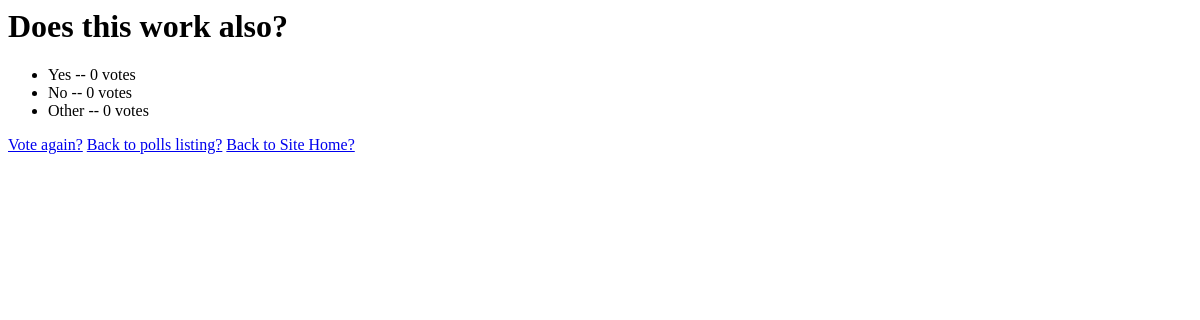
Before: /polls/5/results/ with the older database file.
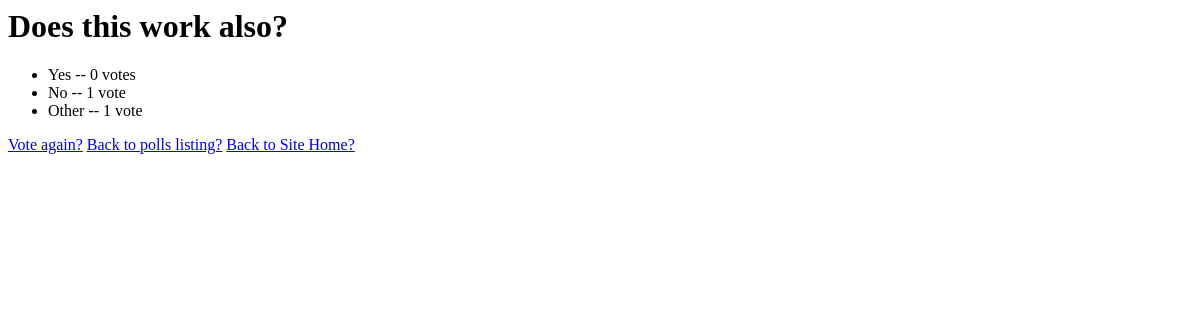
After: the same page with the newer database file.
### polls/models.py (models this page shows, shortened)
class Question(models.Model):
    question_text = models.CharField(max_length=200)
    pub_date = models.DateTimeField('date published')

class Choice(models.Model):
    question = models.ForeignKey(Question, on_delete=models.CASCADE)
    choice_text = models.CharField(max_length=200)
    votes = models.IntegerField(default=0)

### polls/views.py (the view)
# urls.py: path('<int:pk>/results/', views.ResultsView.as_view(), name='results'),
class ResultsView(generic.DetailView):
    model = Question
    template_name = 'polls/results.html'

### polls/templates/polls/results.html
<h1>{{ question.question_text }}</h1>
<ul>
{% for choice in question.choice_set.all %}
    <li>{{ choice.choice_text }} -- {{ choice.votes }} vote{{ choice.votes|pluralize }}</li>
{% endfor %}
</ul>
<a href="{% url 'polls:detail' question.id %}">Vote again?</a>
<a href="{% url 'polls:index' %}">Back to polls listing?</a>
<a href="{% url 'index:index' %}">Back to Site Home?</a>

Changed rows visible on the page:
changed Choice "No": votes "0" → "1"
changed Choice "Other": votes "0" → "1"
